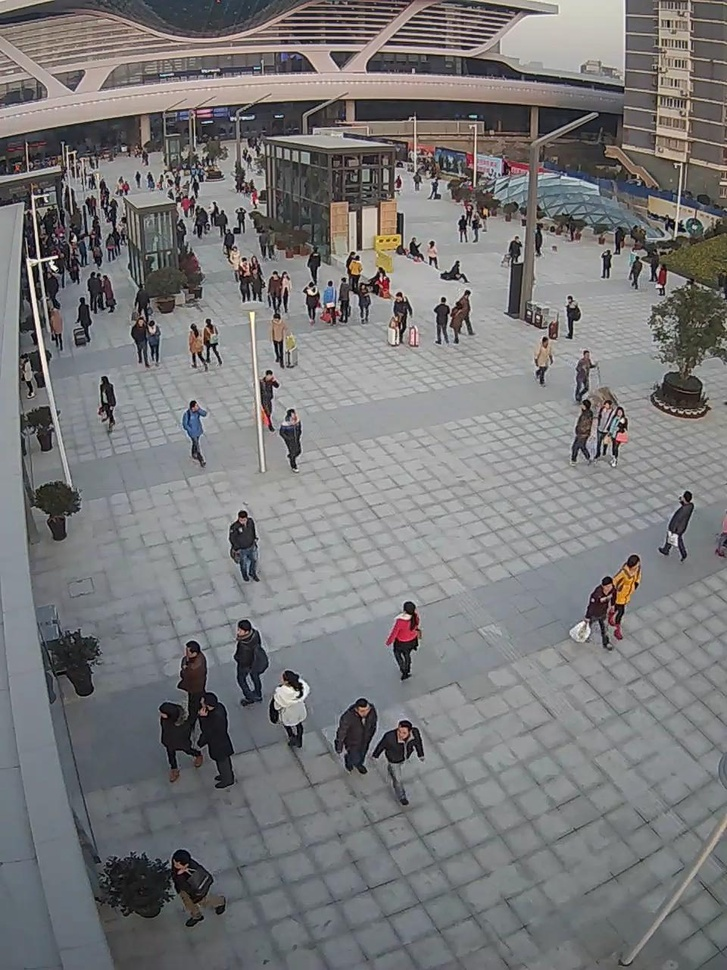
#> input picture in000001.jpg, 727 x 970 px, shrunk from 960 x 1280 before the run
$ python threshold_processing.py
#> lines starting #> are read from the running program, lines starting #| are printed output that depends on the picture; after the words box and inside, x2 and y2 are one past the last pixel; in counts of white or black regions, pixels touching at a corner belong together
#> further down, img is the input picture: shape (970, 727, 3); mean B, G, R 121.4, 120.4, 120.9
import cv2 as cv
import numpy as np
#全局阈值
def threshold(image):
    gray = cv.cvtColor(image,cv.COLOR_BGR2GRAY)
    # ret,binary = cv.threshold(gray,0,255,cv.THRESH_BINARY|cv.THRESH_TRIANGLE)#用于单峰波
    ret, binary = cv.threshold(gray, 127, 255, cv.THRESH_BINARY)#自己指定,常用
    # ret, binary = cv.threshold(gray, 127, 255, cv.THRESH_BINARY_INV)
    # ret, binary = cv.threshold(gray, 127, 255, cv.THRESH_TRUNC)#截断
    # ret, binary = cv.threshold(gray, 127, 255, cv.THRESH_TOZERO)
    print("value %s"%ret)
    cv.imshow("bin",binary)
    cv.waitKey()
def local_threshold(image):
    gray = cv.cvtColor(image, cv.COLOR_BGR2GRAY)
    dst = cv.adaptiveThreshold(gray, 255, cv.ADAPTIVE_THRESH_GAUSSIAN_C,cv.THRESH_BINARY,25,10,)#25必须是奇数
    cv.imshow("bin", dst)
    cv.waitKey()

def custom_threshold(image):
    gray = cv.cvtColor(image, cv.COLOR_BGR2GRAY)
    h,w = gray.shape[:2]
    m = np.reshape(gray,[1,w*h])
    mean = m.sum()/(w*h)
    print("mean:%s"%mean)
    ret,binary = cv.threshold(gray,mean,255,cv.THRESH_BINARY)
    cv.imshow("bin", binary)
    cv.waitKey()
def big_image(image):
   cw = 128
   ch = 128
   h,w = image.shape[:2]
#> h = 970; w = 727
   gray = cv.cvtColor(image,cv.COLOR_BGR2GRAY)
   for row in range(0,h,ch):
       for col in range(0,w,ch):
           roi = gray[row:row+ch,col:col+cw]
           dst = cv.adaptiveThreshold(roi,255,cv.ADAPTIVE_THRESH_GAUSSIAN_C,cv.THRESH_BINARY,127,20)
           # ret,dst = cv.threshold(roi,0,255,cv.THRESH_BINARY|cv.THRESH_OTSU)
           gray[row:row + ch, col:col + cw] = dst
           print(np.std(roi),np.mean(roi))
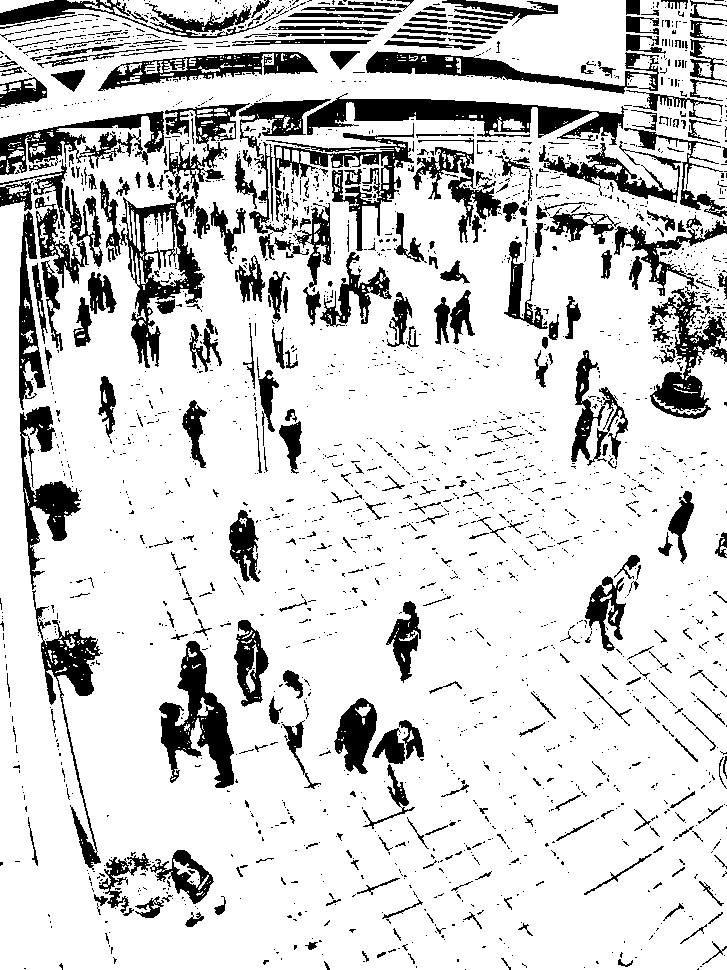
#> gray: shape (970, 727); 82.2% white; 2324 black regions (1971 under 20 px), largest, box (x1, y1, x2, y2) and area: (100, 103, 250, 368) 7481, (307, 93, 628, 145) 6537, (159, 641, 234, 788) 4674
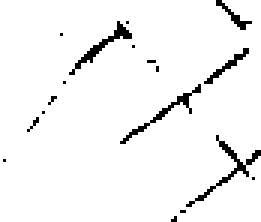
#> roi: shape (74, 87) (shown 3 times larger); 95.6% white; black in thin lines or dots
   cv.imwrite("ma.jpg",gray)
img = cv.imread("in000001.jpg")
# [4 lines of commented-out code are left out]
big_image(img)
